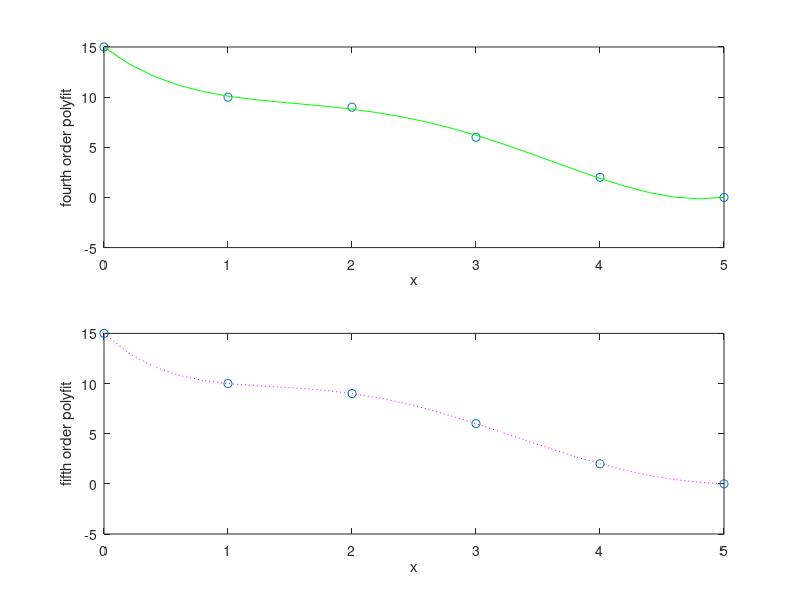
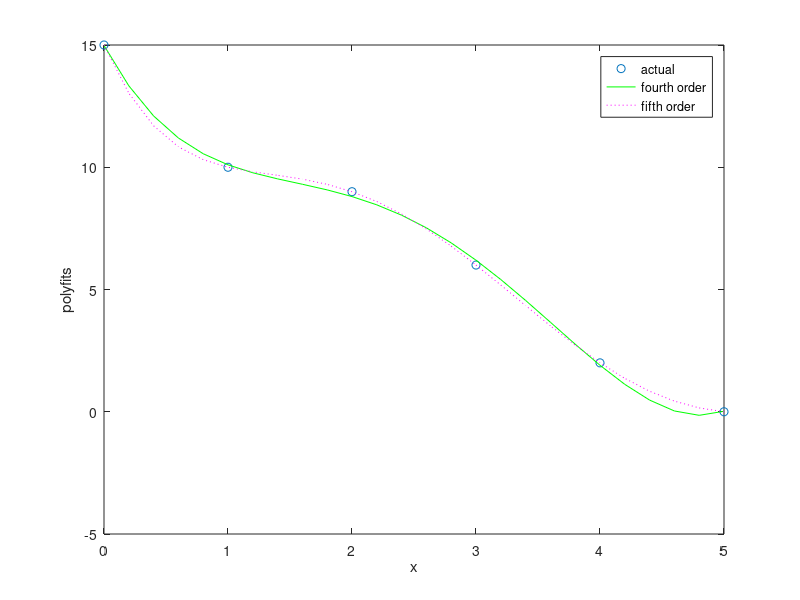

These figures' MATLAB source, in order:
x = 0:5;
y = [15, 10, 9, 6, 2, 0];
% polyfit(x,y,1);
smooth_x = 0:0.2:5;
y4 = polyval(polyfit(x,y,4),smooth_x);
disp('smooth_x     y4')
for smooth_x = 0:0.2:5
    y4 = polyval(polyfit(x,y,4),smooth_x);
    fprintf('%f    %f\n',smooth_x,y4)
end
y5 = polyval(polyfit(x,y,5),smooth_x);
disp('smooth_x     y5')
for smooth_x = 0:0.2:5
    y5 = polyval(polyfit(x,y,5),smooth_x);
    fprintf('%f    %f\n',smooth_x,y5)
end
j=1;
for i = 0:0.2:5
   s_x(j) = i;
   y4(j) = polyval(polyfit(x,y,4),i);
   j = j + 1;
%  fprintf('%f    %f\n',s_x,y4)
end
k=1;
for i = 0:0.2:5
    s_x(k)=i;
    y5(k) = polyval(polyfit(x,y,5),i);
%   fprintf('%f    %f\n',smooth_x,y5)
    k = k + 1;
end
figure(1);
subplot(2,1,1), plot(x,y,'o');
hold on;
plot(s_x,y4,'g-');
axis([0,5,-5,15])
xlabel('x');
ylabel('fourth order polyfit');
subplot(2,1,2), plot(s_x,y5,'m:');
hold on;
plot(x,y,'o');
xlabel('x');
ylabel('fifth order polyfit');
axis([0,5,-5,15]);
set(gcf,'color','w');
figure(2)
plot(x,y,'o');
hold on;
plot(s_x,y4,'g-');
axis([0,5,-5,15])
hold on;
plot(s_x,y5,'m:');
xlabel('x');
ylabel('polyfits');
set(gcf,'color','w');
legend('actual','fourth order','fifth order');